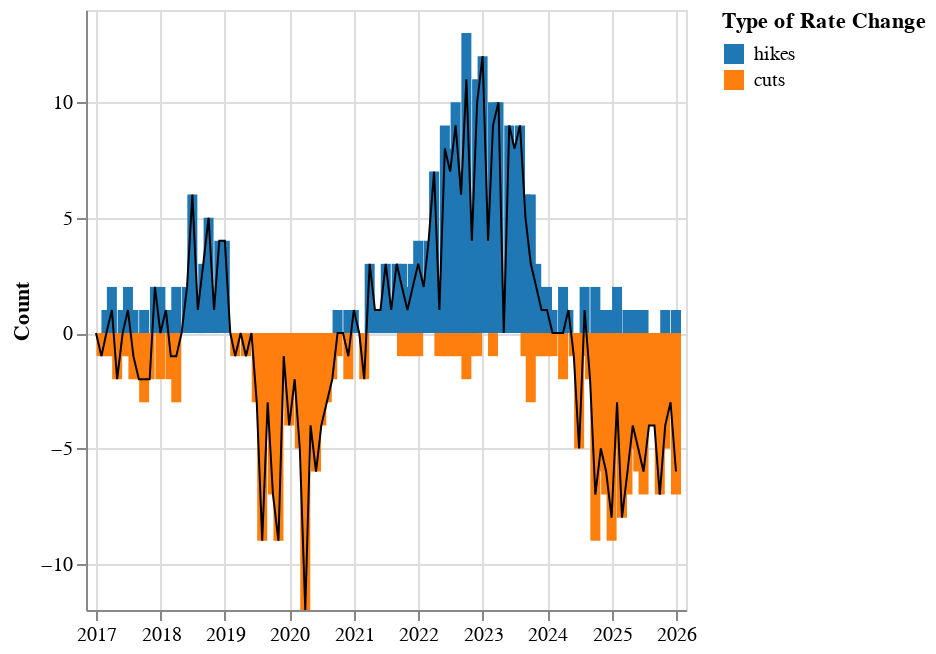

Notebook code cell kept with this figure:
### Code cell
# create chart
import altair as alt
import polars as pl

g_data = df.select(
    pl.col("#REF_DATE").alias("date"),
    pl.col("#count_cuts").mul(-1).alias("cuts"),
    pl.col("#count_hikes").alias("hikes"),
    pl.col("#net_hike_count").alias("net"),
)

base = alt.Chart(g_data).encode(x=alt.X("date:T").title(None))

bars = (
    base.transform_fold(["cuts", "hikes"], as_=["type", "count"])
    .mark_bar()
    .encode(
        y=alt.Y("count:Q").title("Number of Rate Changes").title("Count"),
        color=alt.Color(
            "type:N",
            title="Type of Rate Change",
            scale=alt.Scale(domain=["hikes", "cuts"], range=["#1f77b4", "#ff7f0e"]),
        ),
    )
)
line = base.mark_line(color="black", size=1).encode(y=alt.Y("net:Q", title="Count"))

bars + line

### Figure 1 — Vega-Lite specification as saved in the notebook (floating-point values rounded to 4 significant figures)
{"config": {"view": {"continuousWidth": 300, "continuousHeight": 300}}, "layer": [{"mark": {"type": "bar"}, "encoding": {"color": {"field": "type", "scale": {"domain": ["hikes", "cuts"], "range": ["#1f77b4", "#ff7f0e"]}, "title": "Type of Rate Change", "type": "nominal"}, "x": {"field": "date", "title": null, "type": "temporal"}, "y": {"field": "count", "title": "Count", "type": "quantitative"}}, "transform": [{"fold": ["cuts", "hikes"], "as": ["type", "count"]}]}, {"mark": {"type": "line", "color": "black", "size": 1}, "encoding": {"x": {"field": "date", "title": null, "type": "temporal"}, "y": {"field": "net", "title": "Count", "type": "quantitative"}}}], "data": {"name": "data-b04517e462728a0cbbce8fddcc243c9b"}, "$schema": "https://vega.github.io/schema/vega-lite/v6.1.0.json", "datasets": {"data-b04517e462728a0cbbce8fddcc243c9b": [{"date": "2016-12-31T00:00:00", "cuts": -0.0, "hikes": 0.0, "net": 0.0}, {"date": "2017-01-31T00:00:00", "cuts": -1.0, "hikes": 0.0, "net": -1.0}, {"date": "2017-02-28T00:00:00", "cuts": -1.0, "hikes": 1.0, "net": 0.0}, {"date": "2017-03-31T00:00:00", "cuts": -1.0, "hikes": 2.0, "net": 1.0}, {"date": "2017-04-30T00:00:00", "cuts": -2.0, "hikes": 0.0, "net": -2.0}, {"date": "2017-05-31T00:00:00", "cuts": -1.0, "hikes": 1.0, "net": 0.0}, {"date": "2017-06-30T00:00:00", "cuts": -1.0, "hikes": 2.0, "net": 1.0}, {"date": "2017-07-31T00:00:00", "cuts": -2.0, "hikes": 1.0, "net": -1.0}, {"date": "2017-08-31T00:00:00", "cuts": -2.0, "hikes": 0.0, "net": -2.0}, {"date": "2017-09-30T00:00:00", "cuts": -3.0, "hikes": 1.0, "net": -2.0}, {"date": "2017-10-31T00:00:00", "cuts": -2.0, "hikes": 0.0, "net": -2.0}, {"date": "2017-11-30T00:00:00", "cuts": -0.0, "hikes": 2.0, "net": 2.0}, {"date": "2017-12-31T00:00:00", "cuts": -2.0, "hikes": 2.0, "net": 0.0}, {"date": "2018-01-31T00:00:00", "cuts": -0.0, "hikes": 1.0, "net": 1.0}, {"date": "2018-02-28T00:00:00", "cuts": -2.0, "hikes": 1.0, "net": -1.0}, {"date": "2018-03-31T00:00:00", "cuts": -3.0, "hikes": 2.0, "net": -1.0}, {"date": "2018-04-30T00:00:00", "cuts": -0.0, "hikes": 0.0, "net": 0.0}, {"date": "2018-05-31T00:00:00", "cuts": -0.0, "hikes": 2.0, "net": 2.0}, {"date": "2018-06-30T00:00:00", "cuts": -0.0, "hikes": 6.0, "net": 6.0}, {"date": "2018-07-31T00:00:00", "cuts": -0.0, "hikes": 1.0, "net": 1.0}, {"date": "2018-08-31T00:00:00", "cuts": -0.0, "hikes": 3.0, "net": 3.0}, {"date": "2018-09-30T00:00:00", "cuts": -0.0, "hikes": 5.0, "net": 5.0}, {"date": "2018-10-31T00:00:00", "cuts": -0.0, "hikes": 1.0, "net": 1.0}, {"date": "2018-11-30T00:00:00", "cuts": -0.0, "hikes": 4.0, "net": 4.0}, {"date": "2018-12-31T00:00:00", "cuts": -0.0, "hikes": 4.0, "net": 4.0}, {"date": "2019-01-31T00:00:00", "cuts": -0.0, "hikes": 0.0, "net": 0.0}, {"date": "2019-02-28T00:00:00", "cuts": -1.0, "hikes": 0.0, "net": -1.0}, {"date": "2019-03-31T00:00:00", "cuts": -0.0, "hikes": 0.0, "net": 0.0}, {"date": "2019-04-30T00:00:00", "cuts": -1.0, "hikes": 0.0, "net": -1.0}, {"date": "2019-05-31T00:00:00", "cuts": -0.0, "hikes": 0.0, "net": 0.0}, {"date": "2019-06-30T00:00:00", "cuts": -3.0, "hikes": 0.0, "net": -3.0}, {"date": "2019-07-31T00:00:00", "cuts": -9.0, "hikes": 0.0, "net": -9.0}, {"date": "2019-08-31T00:00:00", "cuts": -3.0, "hikes": 0.0, "net": -3.0}, {"date": "2019-09-30T00:00:00", "cuts": -7.0, "hikes": 0.0, "net": -7.0}, {"date": "2019-10-31T00:00:00", "cuts": -9.0, "hikes": 0.0, "net": -9.0}, {"date": "2019-11-30T00:00:00", "cuts": -1.0, "hikes": 0.0, "net": -1.0}, {"date": "2019-12-31T00:00:00", "cuts": -4.0, "hikes": 0.0, "net": -4.0}, {"date": "2020-01-31T00:00:00", "cuts": -2.0, "hikes": 0.0, "net": -2.0}, {"date": "2020-02-29T00:00:00", "cuts": -5.0, "hikes": 0.0, "net": -5.0}, {"date": "2020-03-31T00:00:00", "cuts": -12.0, "hikes": 0.0, "net": -12.0}, {"date": "2020-04-30T00:00:00", "cuts": -4.0, "hikes": 0.0, "net": -4.0}, {"date": "2020-05-31T00:00:00", "cuts": -6.0, "hikes": 0.0, "net": -6.0}, {"date": "2020-06-30T00:00:00", "cuts": -4.0, "hikes": 0.0, "net": -4.0}, {"date": "2020-07-31T00:00:00", "cuts": -3.0, "hikes": 0.0, "net": -3.0}, {"date": "2020-08-31T00:00:00", "cuts": -2.0, "hikes": 0.0, "net": -2.0}, {"date": "2020-09-30T00:00:00", "cuts": -1.0, "hikes": 1.0, "net": 0.0}, {"date": "2020-10-31T00:00:00", "cuts": -0.0, "hikes": 0.0, "net": 0.0}, {"date": "2020-11-30T00:00:00", "cuts": -2.0, "hikes": 1.0, "net": -1.0}, {"date": "2020-12-31T00:00:00", "cuts": -0.0, "hikes": 1.0, "net": 1.0}, {"date": "2021-01-31T00:00:00", "cuts": -0.0, "hikes": 0.0, "net": 0.0}, {"date": "2021-02-28T00:00:00", "cuts": -2.0, "hikes": 0.0, "net": -2.0}, {"date": "2021-03-31T00:00:00", "cuts": -0.0, "hikes": 3.0, "net": 3.0}, {"date": "2021-04-30T00:00:00", "cuts": -0.0, "hikes": 1.0, "net": 1.0}, {"date": "2021-05-31T00:00:00", "cuts": -0.0, "hikes": 1.0, "net": 1.0}, {"date": "2021-06-30T00:00:00", "cuts": -0.0, "hikes": 3.0, "net": 3.0}, {"date": "2021-07-31T00:00:00", "cuts": -0.0, "hikes": 1.0, "net": 1.0}, {"date": "2021-08-31T00:00:00", "cuts": -0.0, "hikes": 3.0, "net": 3.0}, {"date": "2021-09-30T00:00:00", "cuts": -1.0, "hikes": 3.0, "net": 2.0}, {"date": "2021-10-31T00:00:00", "cuts": -1.0, "hikes": 2.0, "net": 1.0}, {"date": "2021-11-30T00:00:00", "cuts": -1.0, "hikes": 3.0, "net": 2.0}, {"date": "2021-12-31T00:00:00", "cuts": -1.0, "hikes": 4.0, "net": 3.0}, {"date": "2022-01-31T00:00:00", "cuts": -0.0, "hikes": 2.0, "net": 2.0}, {"date": "2022-02-28T00:00:00", "cuts": -0.0, "hikes": 4.0, "net": 4.0}, {"date": "2022-03-31T00:00:00", "cuts": -0.0, "hikes": 7.0, "net": 7.0}, {"date": "2022-04-30T00:00:00", "cuts": -1.0, "hikes": 2.0, "net": 1.0}, {"date": "2022-05-31T00:00:00", "cuts": -1.0, "hikes": 9.0, "net": 8.0}, {"date": "2022-06-30T00:00:00", "cuts": -1.0, "hikes": 8.0, "net": 7.0}, {"date": "2022-07-31T00:00:00", "cuts": -1.0, "hikes": 10.0, "net": 9.0}, {"date": "2022-08-31T00:00:00", "cuts": -1.0, "hikes": 7.0, "net": 6.0}, {"date": "2022-09-30T00:00:00", "cuts": -2.0, "hikes": 13.0, "net": 11.0}, {"date": "2022-10-31T00:00:00", "cuts": -1.0, "hikes": 5.0, "net": 4.0}, {"date": "2022-11-30T00:00:00", "cuts": -1.0, "hikes": 11.0, "net": 10.0}, {"date": "2022-12-31T00:00:00", "cuts": -0.0, "hikes": 12.0, "net": 12.0}, {"date": "2023-01-31T00:00:00", "cuts": -0.0, "hikes": 4.0, "net": 4.0}, {"date": "2023-02-28T00:00:00", "cuts": -1.0, "hikes": 10.0, "net": 9.0}, {"date": "2023-03-31T00:00:00", "cuts": -0.0, "hikes": 10.0, "net": 10.0}, {"date": "2023-04-30T00:00:00", "cuts": -0.0, "hikes": 0.0, "net": 0.0}, {"date": "2023-05-31T00:00:00", "cuts": -0.0, "hikes": 9.0, "net": 9.0}, {"date": "2023-06-30T00:00:00", "cuts": -0.0, "hikes": 8.0, "net": 8.0}, {"date": "2023-07-31T00:00:00", "cuts": -0.0, "hikes": 9.0, "net": 9.0}, {"date": "2023-08-31T00:00:00", "cuts": -1.0, "hikes": 6.0, "net": 5.0}, {"date": "2023-09-30T00:00:00", "cuts": -3.0, "hikes": 6.0, "net": 3.0}, {"date": "2023-10-31T00:00:00", "cuts": -1.0, "hikes": 3.0, "net": 2.0}, {"date": "2023-11-30T00:00:00", "cuts": -1.0, "hikes": 2.0, "net": 1.0}, {"date": "2023-12-31T00:00:00", "cuts": -1.0, "hikes": 2.0, "net": 1.0}, {"date": "2024-01-31T00:00:00", "cuts": -1.0, "hikes": 1.0, "net": 0.0}, {"date": "2024-02-29T00:00:00", "cuts": -0.0, "hikes": 0.0, "net": 0.0}, {"date": "2024-03-31T00:00:00", "cuts": -2.0, "hikes": 2.0, "net": 0.0}, {"date": "2024-04-30T00:00:00", "cuts": -0.0, "hikes": 1.0, "net": 1.0}, {"date": "2024-05-31T00:00:00", "cuts": -1.0, "hikes": 0.0, "net": -1.0}, {"date": "2024-06-30T00:00:00", "cuts": -5.0, "hikes": 0.0, "net": -5.0}, {"date": "2024-07-31T00:00:00", "cuts": -1.0, "hikes": 2.0, "net": 1.0}, {"date": "2024-08-31T00:00:00", "cuts": -2.0, "hikes": 0.0, "net": -2.0}, {"date": "2024-09-30T00:00:00", "cuts": -9.0, "hikes": 2.0, "net": -7.0}, {"date": "2024-10-31T00:00:00", "cuts": -6.0, "hikes": 1.0, "net": -5.0}, {"date": "2024-11-30T00:00:00", "cuts": -7.0, "hikes": 1.0, "net": -6.0}, {"date": "2024-12-31T00:00:00", "cuts": -9.0, "hikes": 1.0, "net": -8.0}, {"date": "2025-01-31T00:00:00", "cuts": -5.0, "hikes": 2.0, "net": -3.0}, {"date": "2025-02-28T00:00:00", "cuts": -8.0, "hikes": 0.0, "net": -8.0}, {"date": "2025-03-31T00:00:00", "cuts": -7.0, "hikes": 1.0, "net": -6.0}, {"date": "2025-04-30T00:00:00", "cuts": -5.0, "hikes": 1.0, "net": -4.0}, {"date": "2025-05-31T00:00:00", "cuts": -6.0, "hikes": 1.0, "net": -5.0}, {"date": "2025-06-30T00:00:00", "cuts": -7.0, "hikes": 1.0, "net": -6.0}, {"date": "2025-07-31T00:00:00", "cuts": -4.0, "hikes": 0.0, "net": -4.0}, {"date": "2025-08-31T00:00:00", "cuts": -4.0, "hikes": 0.0, "net": -4.0}, {"date": "2025-09-30T00:00:00", "cuts": -7.0, "hikes": 0.0, "net": -7.0}, {"date": "2025-10-31T00:00:00", "cuts": -5.0, "hikes": 1.0, "net": -4.0}, {"date": "2025-11-30T00:00:00", "cuts": -3.0, "hikes": 0.0, "net": -3.0}, {"date": "2025-12-31T00:00:00", "cuts": -7.0, "hikes": 1.0, "net": -6.0}]}}
